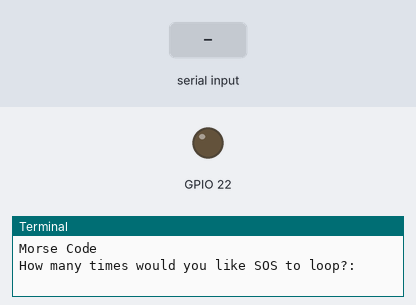
This program was run on a simulated Raspberry Pi (BCM pin numbers). On the bench: output pins drawn as LEDs (lit = HIGH), the last lines printed to the terminal. Inputs (shaded band) come from the test bench. At 4.4 s the program stops and its outputs stay as they are.

Above: at 1.2 s.
1.3 s: "1" typed at the terminal, then Enter
At 2.1 s:
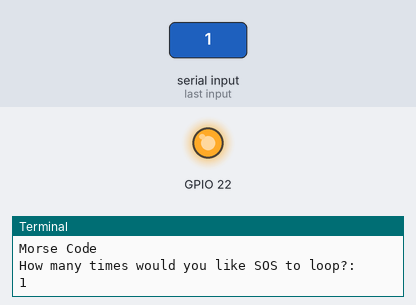
Timing chart, 0 to 5.2 s (numbered marks = the images above; inputs shaded):
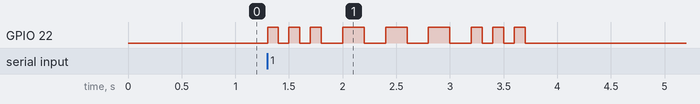

The program:

buzzer.py
```python
#!/usr/bin/python
import os
import time
import RPi.GPIO as GPIO
GPIO.setmode(GPIO.BCM)
GPIO.setwarnings(False)
GPIO.setup(22,GPIO.OUT)

loop_count = 0

def morsecode ():

	#Dot Dot Dot
	GPIO.output(22,GPIO.HIGH)
	time.sleep(.1)
	GPIO.output(22,GPIO.LOW)
	time.sleep(.1)
	GPIO.output(22,GPIO.HIGH)
	time.sleep(.1)
	GPIO.output(22,GPIO.LOW)
	time.sleep(.1)
	GPIO.output(22,GPIO.HIGH)
	time.sleep(.1)

	#Dash Dash Dash
	GPIO.output(22,GPIO.LOW)
	time.sleep(.2)
	GPIO.output(22,GPIO.HIGH)
	time.sleep(.2)
	GPIO.output(22,GPIO.LOW)
	time.sleep(.2)
	GPIO.output(22,GPIO.HIGH)
	time.sleep(.2)
	GPIO.output(22,GPIO.LOW)
	time.sleep(.2)
	GPIO.output(22,GPIO.HIGH)
	time.sleep(.2)
	GPIO.output(22,GPIO.LOW)
	time.sleep(.2)

	#Dot Dot Dot
	GPIO.output(22,GPIO.HIGH)
	time.sleep(.1)
	GPIO.output(22,GPIO.LOW)
	time.sleep(.1)
	GPIO.output(22,GPIO.HIGH)
	time.sleep(.1)
	GPIO.output(22,GPIO.LOW)
	time.sleep(.1)
	GPIO.output(22,GPIO.HIGH)
	time.sleep(.1)
	GPIO.output(22,GPIO.LOW)
	time.sleep(.7)

os.system('clear')
print "Morse Code"
loop_count = input("How many times would you like SOS to loop?: ")
while loop_count > 0:
	loop_count = loop_count - 1
	morsecode ()
```

Measured:
- after the input at 1.3 s, GPIO 22: LOW → HIGH at once, → LOW 0.10 s later, → HIGH 0.10 s later, → LOW 0.10 s later, … (18 changes in this stretch)
